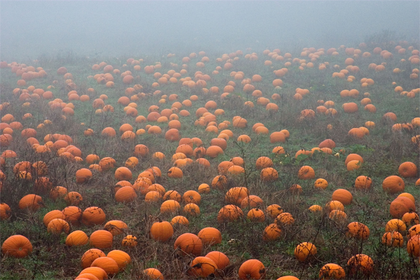
%> input picture 颜色衰减先验正则化处理/inputImgs/pumpkins.png, 420 x 280 px, shrunk from 600 x 400 before the run
$ octave ex_darkchannel_guildfilter.m   (GNU Octave 9; MATLAB toolbox functions it lacks are replaced by stand-ins)
%> lines starting %> are read from the running program, lines starting %| are printed output that depends on the picture
### 复现代码/Image-Haze-Removal/cvpr09 defog(matlab)/minfilt2.m
function Y = minfilt2(X,varargin)
%  MINFILT2    Two-dimensional min filter
%
%     Y = MINFILT2(X,[M N]) performs two-dimensional minimum
%     filtering on the image X using an M-by-N window. The result
%     Y contains the minimun value in the M-by-N neighborhood around
%     each pixel in the original image.
%     This function uses the van Herk algorithm for min filters.
%
%     Y = MINFILT2(X,M) is the same as Y = MINFILT2(X,[M M])
%
%     Y = MINFILT2(X) uses a 3-by-3 neighborhood.
%
%     Y = MINFILT2(..., 'shape') returns a subsection of the 2D
%     filtering specified by 'shape' :
%        'full'  - Returns the full filtering result,
%        'same'  - (default) Returns the central filter area that is the
%                   same size as X,
%        'valid' - Returns only the area where no filter elements are outside
%                  the image.
%
%     See also : MAXFILT2, VANHERK
%

% Initialization
[S, shape] = parse_inputs(varargin{:});

% filtering
Y = vanherk(X,S(1),'min',shape);
Y = vanherk(Y,S(2),'min','col',shape);

%%%%%%%%%%%%%%%%%%%%%%%%%%%%%%%%%%%%%%%%%%%%%%%%%%%%%%%%%%%%%%%%%%%%%%%%%%%%%%%%%%%%%%%%%%%
function [S, shape] = parse_inputs(varargin)
shape = 'same';
flag = [0 0]; % size shape

for i = 1 : nargin
   t = varargin{i};
   if strcmp(t,'full') & flag(2) == 0
      shape = 'full';
      flag(2) = 1;
   elseif strcmp(t,'same') & flag(2) == 0
      shape = 'same';
      flag(2) = 1;
   elseif strcmp(t,'valid') & flag(2) == 0
      shape = 'valid';
      flag(2) = 1;
   elseif flag(1) == 0
      S = t;
      flag(1) = 1;
   else
      error(['Too many / Unkown parameter : ' t ])
   end
end

if flag(1) == 0
   S = [3 3];
end
if length(S) == 1;
   S(2) = S(1);
end
if length(S) ~= 2
   error('Wrong window size parameter.')
end

### 复现代码/Image-Haze-Removal/cvpr09 defog(matlab)/vanherk.m
function Y = vanherk(X,N,TYPE,varargin)
%  VANHERK    Fast max/min 1D filter
%
%    Y = VANHERK(X,N,TYPE) performs the 1D max/min filtering of the row
%    vector X using a N-length filter.
%    The filtering type is defined by TYPE = 'max' or 'min'. This function
%    uses the van Herk algorithm for min/max filters that demands only 3
%    min/max calculations per element, independently of the filter size.
%
%    If X is a 2D matrix, each row will be filtered separately.
%
%    Y = VANHERK(...,'col') performs the filtering on the columns of X.
%
%    Y = VANHERK(...,'shape') returns the subset of the filtering specified
%    by 'shape' :
%        'full'  - Returns the full filtering result,
%        'same'  - (default) Returns the central filter area that is the
%                   same size as X,
%        'valid' - Returns only the area where no filter elements are outside
%                  the image.
%
%    X can be uint8 or double. If X is uint8 the processing is quite faster, so
%    dont't use X as double, unless it is really necessary.
%

% Initialization
[direc, shape] = parse_inputs(varargin{:});
if strcmp(direc,'col')
   X = X';
end
if strcmp(TYPE,'max')
   maxfilt = 1;
elseif strcmp(TYPE,'min')
   maxfilt = 0;
else
   error([ 'TYPE must be ' char(39) 'max' char(39) ' or ' char(39) 'min' char(39) '.'])
end

% Correcting X size
fixsize = 0;
addel = 0;
if mod(size(X,2),N) ~= 0
   fixsize = 1;
   addel = N-mod(size(X,2),N);
   if maxfilt
      f = [ X zeros(size(X,1), addel) ];
   else
      f = [X repmat(X(:,end),1,addel)];
   end
else
   f = X;
end
lf = size(f,2);
lx = size(X,2);
clear X

% Declaring aux. mat.
g = f;
h = g;

% Filling g & h (aux. mat.)
ig = 1:N:size(f,2);
ih = ig + N - 1;

g(:,ig) = f(:,ig);
h(:,ih) = f(:,ih);

if maxfilt
   for i = 2 : N
      igold = ig;
      ihold = ih;

      ig = ig + 1;
      ih = ih - 1;

      g(:,ig) = max(f(:,ig),g(:,igold));
      h(:,ih) = max(f(:,ih),h(:,ihold));
   end
else
   for i = 2 : N
      igold = ig;
      ihold = ih;

      ig = ig + 1;
      ih = ih - 1;

      g(:,ig) = min(f(:,ig),g(:,igold));
      h(:,ih) = min(f(:,ih),h(:,ihold));
   end
end
clear f

% Comparing g & h
if strcmp(shape,'full')
   ig = [ N : 1 : lf ];
   ih = [ 1 : 1 : lf-N+1 ];
   if fixsize
      if maxfilt
         Y = [ g(:,1:N-1)  max(g(:,ig), h(:,ih))  h(:,end-N+2:end-addel) ];
      else
         Y = [ g(:,1:N-1)  min(g(:,ig), h(:,ih))  h(:,end-N+2:end-addel) ];
      end
   else
      if maxfilt
         Y = [ g(:,1:N-1)  max(g(:,ig), h(:,ih))  h(:,end-N+2:end) ];
      else
         Y = [ g(:,1:N-1)  min(g(:,ig), h(:,ih))  h(:,end-N+2:end) ];
      end
   end

elseif strcmp(shape,'same')
   if fixsize
      if addel > (N-1)/2
         disp('hoi')
         ig = [ N : 1 : lf - addel + floor((N-1)/2) ];
         ih = [ 1 : 1 : lf-N+1 - addel + floor((N-1)/2)];
         if maxfilt
            Y = [ g(:,1+ceil((N-1)/2):N-1)  max(g(:,ig), h(:,ih)) ];
         else
            Y = [ g(:,1+ceil((N-1)/2):N-1)  min(g(:,ig), h(:,ih)) ];
         end
      else
         ig = [ N : 1 : lf ];
         ih = [ 1 : 1 : lf-N+1 ];
         if maxfilt
            Y = [ g(:,1+ceil((N-1)/2):N-1)  max(g(:,ig), h(:,ih))  h(:,lf-N+2:lf-N+1+floor((N-1)/2)-addel) ];
         else
            Y = [ g(:,1+ceil((N-1)/2):N-1)  min(g(:,ig), h(:,ih))  h(:,lf-N+2:lf-N+1+floor((N-1)/2)-addel) ];
         end
      end
   else % not fixsize (addel=0, lf=lx)
      ig = [ N : 1 : lx ];
      ih = [ 1 : 1 : lx-N+1 ];
      if maxfilt
         Y = [  g(:,N-ceil((N-1)/2):N-1) max( g(:,ig), h(:,ih) )  h(:,lx-N+2:lx-N+1+floor((N-1)/2)) ];
      else
         Y = [  g(:,N-ceil((N-1)/2):N-1) min( g(:,ig), h(:,ih) )  h(:,lx-N+2:lx-N+1+floor((N-1)/2)) ];
      end
   end

elseif strcmp(shape,'valid')
   ig = [ N : 1 : lx];
   ih = [ 1 : 1: lx-N+1];
   if maxfilt
      Y = [ max( g(:,ig), h(:,ih) ) ];
   else
      Y = [ min( g(:,ig), h(:,ih) ) ];
   end
end

if strcmp(direc,'col')
   Y = Y';
end
%%%%%%%%%%%%%%%%%%%%%%%%%%%%%%%%%%%%%%%%%%%%%%%%%%%%%%%%%%%%%%%%%%%%%%%%%%%%%%%%%%%%%%%%%%%
function [direc, shape] = parse_inputs(varargin)
direc = 'lin';
shape = 'same';
flag = [0 0]; % [dir shape]

for i = 1 : nargin
   t = varargin{i};
   if strcmp(t,'col') & flag(1) == 0
      direc = 'col';
      flag(1) = 1;
   elseif strcmp(t,'full') & flag(2) == 0
      shape = 'full';
      flag(2) = 1;
   elseif strcmp(t,'same') & flag(2) == 0
      shape = 'same';
      flag(2) = 1;
   elseif strcmp(t,'valid') & flag(2) == 0
      shape = 'valid';
      flag(2) = 1;
   else
      error(['Too many / Unkown parameter : ' t ])
   end
end

### 复现代码/Image-Haze-Removal/cvpr09 defog(matlab)/guidedfilter.m
function q = guidedfilter(I, p, r, eps)
%   GUIDEDFILTER   O(1) time implementation of guided filter.
%
%   - guidance image: I (should be a gray-scale/single channel image)
%   - filtering input image: p (should be a gray-scale/single channel image)
%   - local window radius: r
%   - regularization parameter: eps

[hei, wid] = size(I);
N = boxfilter(ones(hei, wid), r); % the size of each local patch; N=(2r+1)^2 except for boundary pixels.

% imwrite(uint8(N), 'N.jpg');
% figure,imshow(N,[]),title('N');


mean_I = boxfilter(I, r) ./ N;
mean_p = boxfilter(p, r) ./ N;
mean_Ip = boxfilter(I.*p, r) ./ N;
cov_Ip = mean_Ip - mean_I .* mean_p; % this is the covariance of (I, p) in each local patch.

mean_II = boxfilter(I.*I, r) ./ N;
var_I = mean_II - mean_I .* mean_I;

a = cov_Ip ./ (var_I + eps); % Eqn. (5) in the paper;
b = mean_p - a .* mean_I; % Eqn. (6) in the paper;

mean_a = boxfilter(a, r) ./ N;
mean_b = boxfilter(b, r) ./ N;

q = mean_a .* I + mean_b; % Eqn. (8) in the paper;
end

### 复现代码/Image-Haze-Removal/cvpr09 defog(matlab)/boxfilter.m
function imDst = boxfilter(imSrc, r)

%   BOXFILTER   O(1) time box filtering using cumulative sum
%
%   - Definition imDst(x, y)=sum(sum(imSrc(x-r:x+r,y-r:y+r)));
%   - Running time independent of r;
%   - Equivalent to the function: colfilt(imSrc, [2*r+1, 2*r+1], 'sliding', @sum);
%   - But much faster.

[hei, wid] = size(imSrc);
imDst = zeros(size(imSrc));

%cumulative sum over Y axis
imCum = cumsum(imSrc, 1);
%difference over Y axis
imDst(1:r+1, :) = imCum(1+r:2*r+1, :);
imDst(r+2:hei-r, :) = imCum(2*r+2:hei, :) - imCum(1:hei-2*r-1, :);
imDst(hei-r+1:hei, :) = repmat(imCum(hei, :), [r, 1]) - imCum(hei-2*r:hei-r-1, :);

%cumulative sum over X axis
imCum = cumsum(imDst, 2);
%difference over Y axis
imDst(:, 1:r+1) = imCum(:, 1+r:2*r+1);
imDst(:, r+2:wid-r) = imCum(:, 2*r+2:wid) - imCum(:, 1:wid-2*r-1);
imDst(:, wid-r+1:wid) = repmat(imCum(:, wid), [1, r]) - imCum(:, wid-2*r:wid-r-1);
end

### 复现代码/Image-Haze-Removal/cvpr09 defog(matlab)/ex_darkchannel_guildfilter.m
clear

clc

close all
% the aim is basicly no-foggy image, its dark channel is 0
% and the foggy image, return the dark channel to 0 and then get the image
% without fog
kenlRatio = .01; % from the image, in terms of brightness, we take the fisrt 0.01 images
minAtomsLight = 240; % the min atmosphere light

image_name ='pumpkins.png';
img=imread(image_name);
%> img is the input picture: size 280x420x3 uint8; mean R, G, B 132.7, 116.1, 106.8
figure,imshow(uint8(img)), title('src');

sz=size(img); % sz=[360 480 3]
%> sz = [280 420 3]

w=sz(2);  % w=480 the width of the image
%> w = 420

h=sz(1);  % h=360 the height of the image
%> h = 280

dc = zeros(h,w);

for y=1:h

    for x=1:w

        dc(y,x) = min(img(y,x,:)); % this is the dark channel image

    end

end
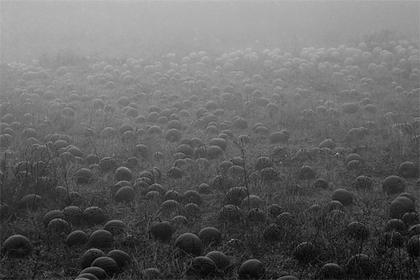
%> dc: size 280x420 double; min 0, max 193, mean 100.6
% the picture only has the image from the three channels
figure,imshow(uint8(dc)),title('Min(R,G,B)');

krnlsz = floor(max([3, w*kenlRatio, h*kenlRatio])) %to the closest integer
%> krnlsz = 4

dc2 = minfilt2(dc, [krnlsz,krnlsz]); %the min filter radius is 4 cm
%> the loop in parse_inputs, `for i = 1 : nargin` made 1 pass
%> S on pass 1: [4 4]
%> after the loop in parse_inputs, `for i = 1 : nargin`: flag = [1 0]; shape = 'same'
%> in minfilt2, `[S, shape] = parse_inputs(varargin{:});`: S = [4 4]; shape = 'same'
%> the loop in parse_inputs, `for i = 1 : nargin` made 1 pass
%> t on pass 1: 'same'
%> after the loop in parse_inputs, `for i = 1 : nargin`: direc = 'lin'; flag = [0 1]; shape = 'same'
%> in vanherk, `[direc, shape] = parse_inputs(varargin{:});`: direc = 'lin'
%> in vanherk, `ig = 1:N:size(f,2);`: ig = 105 values from 1 to 417
%> in vanherk, `ih = ig + N - 1;`: ih = 105 values from 4 to 420
%> the loop in vanherk, `for i = 2 : N` made 3 passes
%> after the loop in vanherk, `for i = 2 : N`: ih = 105 values from 1 to 417
%> in vanherk, `ig = [ N : 1 : lx ];`: ig = 417 values from 4 to 420
%> in vanherk, `ih = [ 1 : 1 : lx-N+1 ];`: ih = 417 values from 1 to 417
%> call 2 of vanherk, with N = 4, TYPE = 'min'
%> the loop in parse_inputs (call 2), `for i = 1 : nargin` made 2 passes
%> in vanherk (call 2), `[direc, shape] = parse_inputs(varargin{:});`: direc = 'col'
%> in vanherk (call 2), `X = X';`:
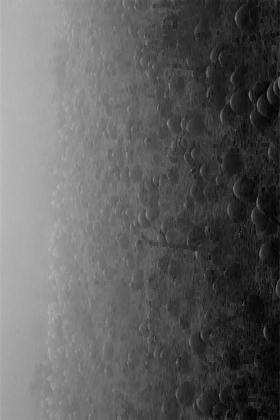
%> X: size 420x280 double; min 0, max 192, mean 94.5; mean of the top-left, top-right, bottom-left and bottom-right quarters 144.5, 52, 133.6, 47.8
%> in vanherk (call 2), `ig = 1:N:size(f,2);`: ig = 70 values from 1 to 277
%> in vanherk (call 2), `ih = ig + N - 1;`: ih = 70 values from 4 to 280
%> the loop in vanherk (call 2), `for i = 2 : N` made 3 passes
%> after the loop in vanherk (call 2), `for i = 2 : N`: ih = 70 values from 1 to 277
%> in vanherk (call 2), `ig = [ N : 1 : lx ];`: ig = 277 values from 4 to 280
%> in vanherk (call 2), `ih = [ 1 : 1 : lx-N+1 ];`: ih = 277 values from 1 to 277

dc2(h,w)=0;
%> dc2: size 280x420 double; min 0, max 185, mean 89.7; mean of the top-left, top-right, bottom-left and bottom-right quarters 141.6, 130.7, 45.3, 41.2

figure,imshow(uint8(dc2)), title('After filter ');

t = 255 - dc2;% dc2 is the image with fogs
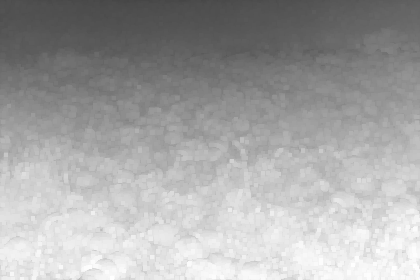
%> t: size 280x420 double; min 70, max 255, mean 165.3

figure,imshow(uint8(t)),title('t');% t is the see through rate

t_d=double(t)/255;

sum(sum(t_d))/(h*w)
%> ans = 0.648


A = min([minAtomsLight, max(max(dc2))])
%> A = 185

J = zeros(h,w,3);

img_d = double(img);

J(:,:,1) = (img_d(:,:,1) - (1-t_d)*A)./t_d;

J(:,:,2) = (img_d(:,:,2) - (1-t_d)*A)./t_d;

J(:,:,3) = (img_d(:,:,3) - (1-t_d)*A)./t_d;

figure,imshow(uint8(J)), title('J'); % the J image is the clear image after the filter

% figure,imshow(rgb2gray(uint8(abs(J-img_d)))), title('J-img_d');
% a = sum(sum(rgb2gray(uint8(abs(J-img_d))))) / (h*w)
% return;
%----------------------------------
r = krnlsz*4;
%> r = 16
eps = 10^-6;

% filtered = guidedfilter_color(double(img)/255, t_d, r, eps);
filtered = guidedfilter(double(rgb2gray(img))/255, t_d, r, eps);
%> in boxfilter, `imDst(:, wid-r+1:wid) = repmat(imCum(:, wid), [1, r]) - imCum(:, wid-2..`: imDst: size 280x420 double; min 289, max 1089, mean 1036.2
%> call 2 of boxfilter, with r = 16
%> in boxfilter (call 2), `imDst(hei-r+1:hei, :) = repmat(imCum(hei, :), [r, 1]) - imCum(hei-2*r:..`: imDst: size 280x420 double; min 1.7, max 24.83, mean 15.1
%> in boxfilter (call 2), `imDst(:, 1:r+1) = imCum(:, 1+r:2*r+1);`: imDst: size 280x420 double; min 1.7, max 802.7, mean 29.3
%> in boxfilter (call 2), `imDst(:, wid-r+1:wid) = repmat(imCum(:, wid), [1, r]) - imCum(:, wid-2..`:
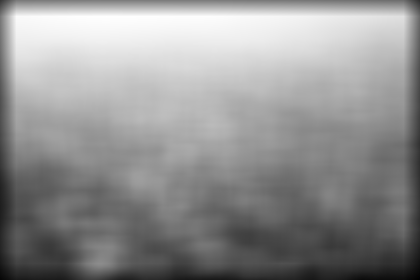
%> imDst: size 280x420 double; min 44.2, max 817.1, mean 487.6; drawn with min black and max white
%> call 3 of boxfilter, with r = 16
%> in boxfilter (call 3), `imDst(hei-r+1:hei, :) = repmat(imCum(hei, :), [r, 1]) - imCum(hei-2*r:..`: imDst: size 280x420 double; min 5.04, max 32.29, mean 20.8
%> in boxfilter (call 3), `imDst(:, 1:r+1) = imCum(:, 1+r:2*r+1);`:
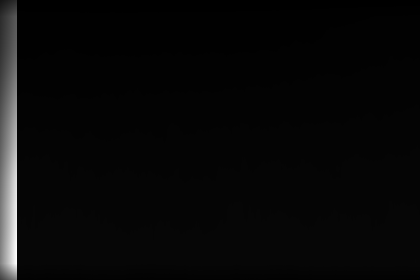
%> imDst: size 280x420 double; min 5.04, max 996.9, mean 40.8; drawn with min black and max white
%> in boxfilter (call 3), `imDst(:, wid-r+1:wid) = repmat(imCum(:, wid), [1, r]) - imCum(:, wid-2..`: imDst: size 280x420 double; min 90.96, max 1036.8, mean 671.8
%> call 4 of boxfilter, with r = 16
%> in boxfilter (call 4), `imCum = cumsum(imSrc, 1);`:
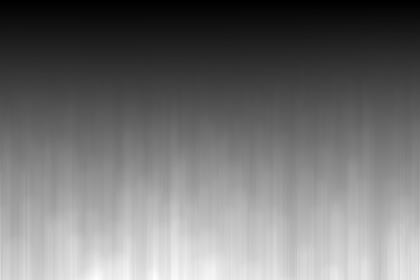
%> imCum: size 280x420 double; min 0.213, max 85.16, mean 38.3; drawn with min black and max white
%> in boxfilter (call 4), `imDst(r+2:hei-r, :) = imCum(2*r+2:hei, :) - imCum(1:hei-2*r-1, :);`:
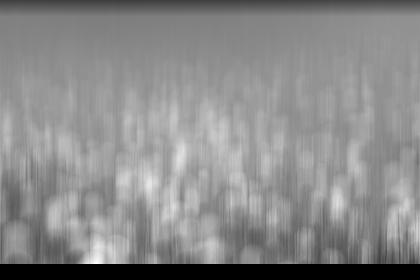
%> imDst: size 280x420 double; min 0, max 15.56, mean 8.43; drawn with min black and max white

t_d = filtered;

figure,imshow(t_d,[]),title('filtered t');

J(:,:,1) = (img_d(:,:,1) - (1-t_d)*A)./t_d;

J(:,:,2) = (img_d(:,:,2) - (1-t_d)*A)./t_d;

J(:,:,3) = (img_d(:,:,3) - (1-t_d)*A)./t_d;
%


figure,imshow(uint8(J)), title('J_guild_filter');% the clear image using the 'Guided Image Filter'

%----------------------------------
%imwrite(uint8(J), ['_', image_name])

$ run again, with 颜色衰减先验正则化处理/inputImgs/1.jpg saved as 颜色衰减先验正则化处理/inputImgs/pumpkins.png
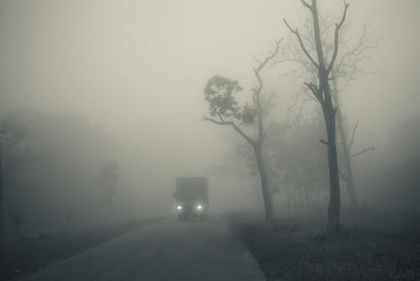
%> input picture 颜色衰减先验正则化处理/inputImgs/1.jpg, 420 x 281 px, shrunk from 500 x 335 before the run
%> img is the input picture: size 281x420x3 uint8; mean R, G, B 132.7, 134.7, 127.2
%> the loop in parse_inputs, `for i = 1 : nargin` made 1 pass
%> S on pass 1: [4 4]
%> after the loop in parse_inputs, `for i = 1 : nargin`: flag = [1 0]; shape = 'same'
%> in minfilt2, `[S, shape] = parse_inputs(varargin{:});`: S = [4 4]; shape = 'same'
%> the loop in parse_inputs, `for i = 1 : nargin` made 1 pass
%> t on pass 1: 'same'
%> after the loop in parse_inputs, `for i = 1 : nargin`: direc = 'lin'; flag = [0 1]; shape = 'same'
%> in vanherk, `[direc, shape] = parse_inputs(varargin{:});`: direc = 'lin'
%> in vanherk, `ig = 1:N:size(f,2);`: ig = 105 values from 1 to 417
%> in vanherk, `ih = ig + N - 1;`: ih = 105 values from 4 to 420
%> the loop in vanherk, `for i = 2 : N` made 3 passes
%> after the loop in vanherk, `for i = 2 : N`: ih = 105 values from 1 to 417
%> in vanherk, `ig = [ N : 1 : lx ];`: ig = 417 values from 4 to 420
%> in vanherk, `ih = [ 1 : 1 : lx-N+1 ];`: ih = 417 values from 1 to 417
%> the loop in parse_inputs (call 2), `for i = 1 : nargin` made 2 passes
%> the loop in vanherk (call 2), `for i = 2 : N` made 3 passes
%> `t = 255 - dc2;`:
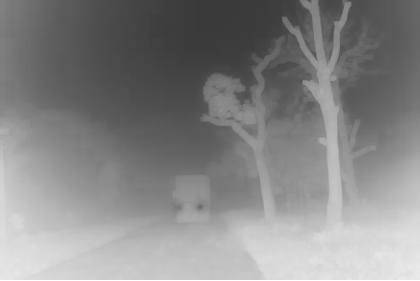
%> t: size 281x420 double; min 58, max 255, mean 134.2
%> ans = 0.526
%> A = 197
%> in boxfilter (call 4), `imDst(1:r+1, :) = imCum(1+r:2*r+1, :);`:
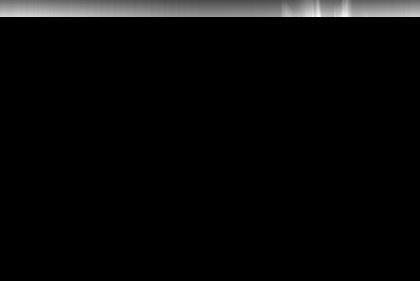
%> imDst: size 281x420 double; min 0, max 10.6, mean 0.348; drawn with min black and max white

$ run again, with 颜色衰减先验正则化处理/inputImgs/2.jpg saved as 颜色衰减先验正则化处理/inputImgs/pumpkins.png
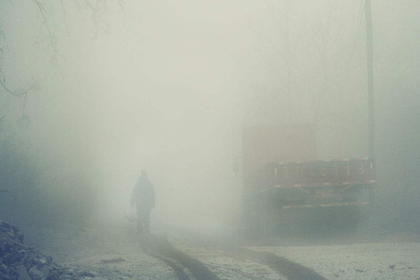
%> input picture 颜色衰减先验正则化处理/inputImgs/2.jpg, 420 x 280 px, shrunk from 1200 x 800 before the run
%> img is the input picture: size 280x420x3 uint8; mean R, G, B 168.2, 174.3, 163.5
%> the loop in parse_inputs, `for i = 1 : nargin` made 1 pass
%> S on pass 1: [4 4]
%> after the loop in parse_inputs, `for i = 1 : nargin`: flag = [1 0]; shape = 'same'
%> in minfilt2, `[S, shape] = parse_inputs(varargin{:});`: S = [4 4]; shape = 'same'
%> the loop in parse_inputs, `for i = 1 : nargin` made 1 pass
%> t on pass 1: 'same'
%> after the loop in parse_inputs, `for i = 1 : nargin`: direc = 'lin'; flag = [0 1]; shape = 'same'
%> in vanherk, `[direc, shape] = parse_inputs(varargin{:});`: direc = 'lin'
%> in vanherk, `ig = 1:N:size(f,2);`: ig = 105 values from 1 to 417
%> in vanherk, `ih = ig + N - 1;`: ih = 105 values from 4 to 420
%> the loop in vanherk, `for i = 2 : N` made 3 passes
%> after the loop in vanherk, `for i = 2 : N`: ih = 105 values from 1 to 417
%> in vanherk, `ig = [ N : 1 : lx ];`: ig = 417 values from 4 to 420
%> in vanherk, `ih = [ 1 : 1 : lx-N+1 ];`: ih = 417 values from 1 to 417
%> the loop in parse_inputs (call 2), `for i = 1 : nargin` made 2 passes
%> the loop in vanherk (call 2), `for i = 2 : N` made 3 passes
%> dc2: size 280x420 double; min 0, max 199, mean 158
%> `t = 255 - dc2;`:
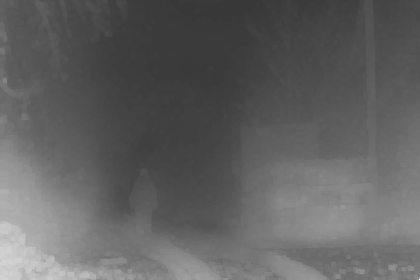
%> t: size 280x420 double; min 56, max 255, mean 97
%> ans = 0.38
%> A = 199
%> in boxfilter (call 4), `imDst(r+2:hei-r, :) = imCum(2*r+2:hei, :) - imCum(1:hei-2*r-1, :);`:
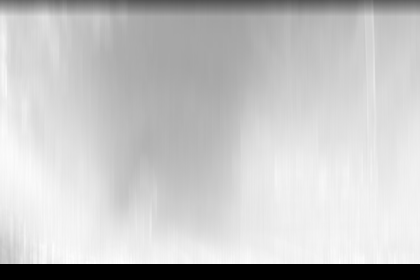
%> imDst: size 280x420 double; min 0, max 9.5, mean 7.33; drawn with min black and max white

$ run again, with 颜色衰减先验正则化处理/inputImgs/ny1.bmp saved as 颜色衰减先验正则化处理/inputImgs/pumpkins.png
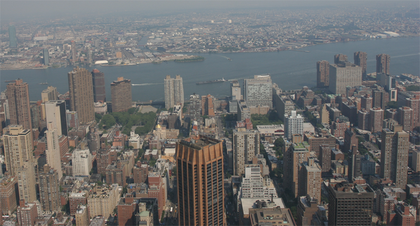
%> input picture 颜色衰减先验正则化处理/inputImgs/ny1.bmp, 420 x 226 px, shrunk from 800 x 431 before the run
%> img is the input picture: size 226x420x3 uint8; mean R, G, B 108.8, 108.1, 107.1
%> the loop in parse_inputs, `for i = 1 : nargin` made 1 pass
%> S on pass 1: [4 4]
%> after the loop in parse_inputs, `for i = 1 : nargin`: flag = [1 0]; shape = 'same'
%> in minfilt2, `[S, shape] = parse_inputs(varargin{:});`: S = [4 4]; shape = 'same'
%> the loop in parse_inputs, `for i = 1 : nargin` made 1 pass
%> t on pass 1: 'same'
%> after the loop in parse_inputs, `for i = 1 : nargin`: direc = 'lin'; flag = [0 1]; shape = 'same'
%> in vanherk, `[direc, shape] = parse_inputs(varargin{:});`: direc = 'lin'
%> in vanherk, `ig = 1:N:size(f,2);`: ig = 105 values from 1 to 417
%> in vanherk, `ih = ig + N - 1;`: ih = 105 values from 4 to 420
%> the loop in vanherk, `for i = 2 : N` made 3 passes
%> after the loop in vanherk, `for i = 2 : N`: ih = 105 values from 1 to 417
%> in vanherk, `ig = [ N : 1 : lx ];`: ig = 417 values from 4 to 420
%> in vanherk, `ih = [ 1 : 1 : lx-N+1 ];`: ih = 417 values from 1 to 417
%> the loop in parse_inputs (call 2), `for i = 1 : nargin` made 2 passes
%> the loop in vanherk (call 2), `for i = 2 : N` made 3 passes
%> ans = 0.68
%> A = 166
%> in boxfilter (call 4), `imCum = cumsum(imSrc, 1);`:
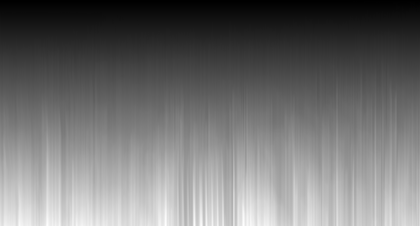
%> imCum: size 226x420 double; min 0.256, max 71.83, mean 31.8; drawn with min black and max white
